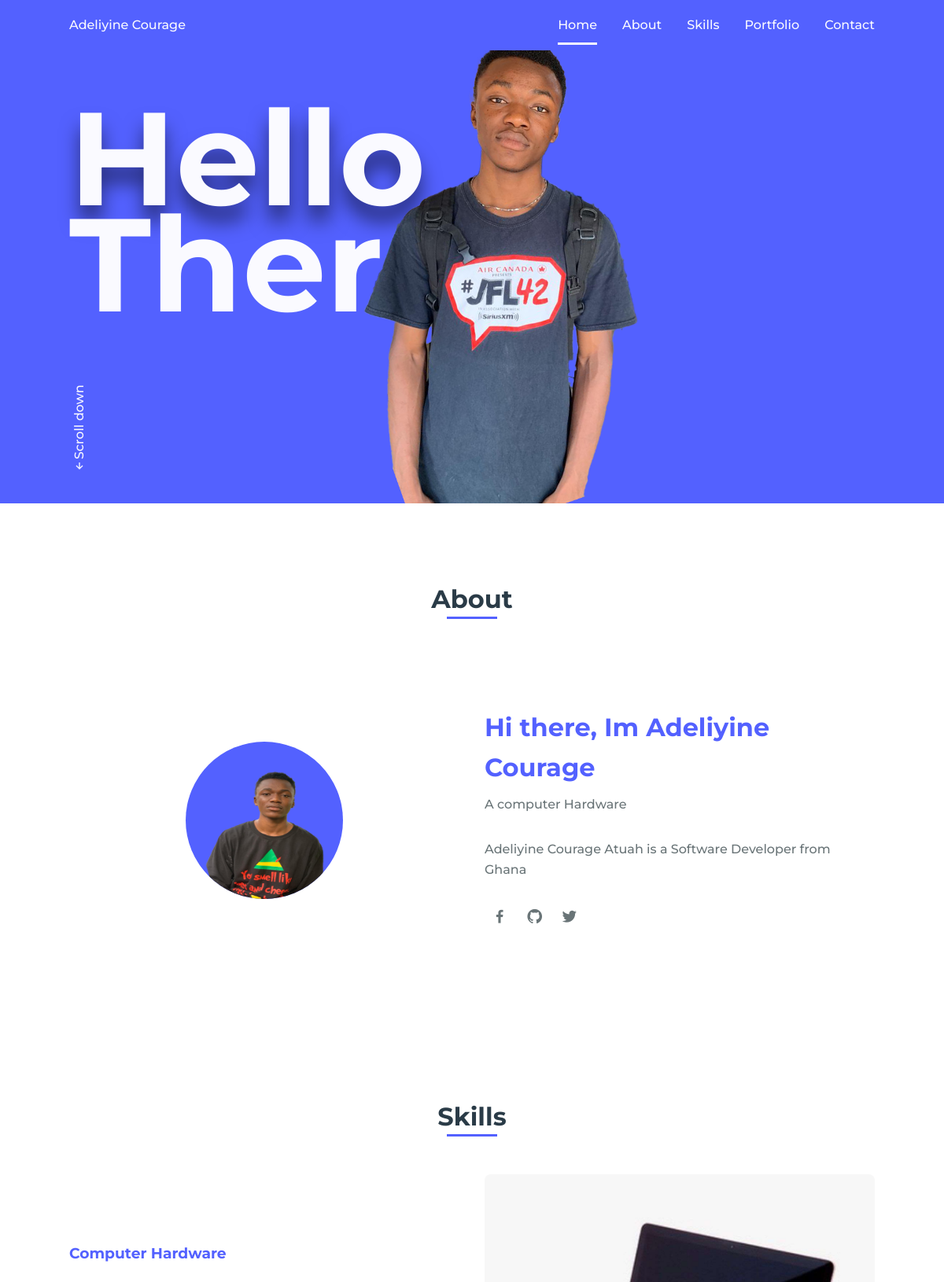
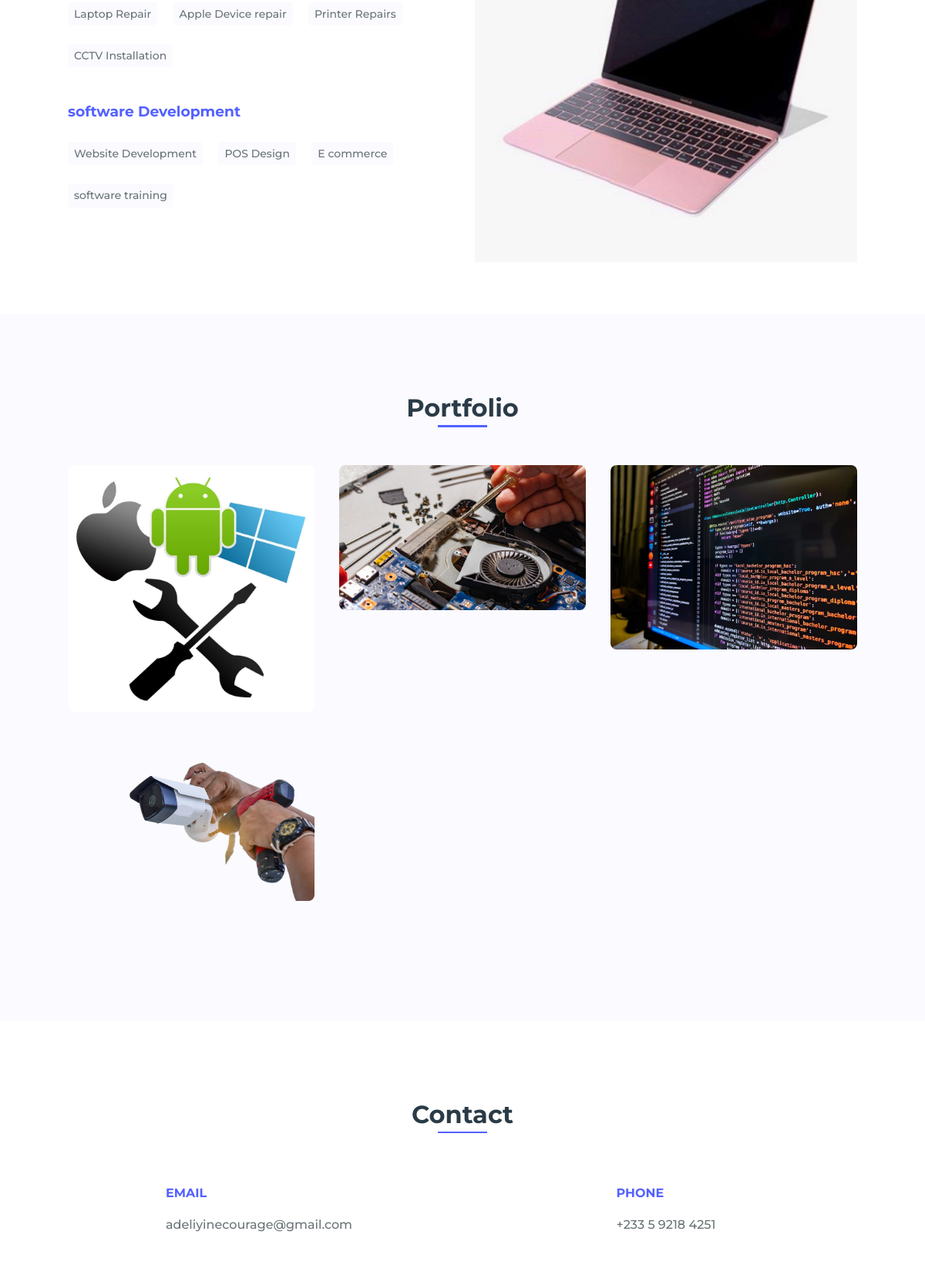
The page / (upper part) on the database its author committed (2 pictures, top to bottom).
### john/models.py (models this page shows, shortened)
class Home(models.Model):
    name = models.CharField(max_length=20)
    greetings_1 = models.CharField(max_length=5)
    greetings_2 = models.CharField(max_length=5)
    picture = models.ImageField(upload_to='picture/')
    updated = models.DateTimeField(auto_now=True)

class About(models.Model):
    heading = models.CharField(max_length=50)
    career = models.CharField(max_length=20)
    description = models.TextField(blank=False)
    profile_img = models.ImageField(upload_to='profile/')
    updated = models.DateTimeField(auto_now=True)

class Profile(models.Model):
    about = models.ForeignKey(About,
                                on_delete=models.CASCADE)
    social_name = models.CharField(max_length=10)
    link = models.URLField(max_length=200)

class Category(models.Model):
    name = models.CharField(max_length=20)
    updated = models.DateTimeField(auto_now=True)
    class Meta:
        verbose_name = 'Skill'
        verbose_name_plural = 'Skills'

class Skills(models.Model):
    category = models.ForeignKey(Category,
                                on_delete=models.CASCADE)
    skill_name = models.CharField(max_length=20)

class Portfolio(models.Model):
    image = models.ImageField(upload_to='portfolio/')
    link = models.URLField(max_length=200)

### john/views.py (the view)
# urls.py: path('', views.index, name='index')
def index(request):
    home = Home.objects.latest('updated')
    about = About.objects.latest('updated')
    profiles = Profile.objects.filter(about=about)
    categories = Category.objects.all()
    portfolios = Portfolio.objects.all()
    context = {
        'home': home,
        'about': about,
        'profiles': profiles,
        'categories': categories,
        'portfolios': portfolios
    }
    return render(request, 'index.html', context)

### john/templates/index.html (shortened to what this page needs)
{% load static %}
<!DOCTYPE html>
    <html lang="en">
    <head>
        <link rel="stylesheet" href="{% static 'assets/css/styles.css' %}">
        <link href='https://cdn.jsdelivr.net/npm/boxicons@2.0.5/css/boxicons.min.css' rel='stylesheet'>
    </head>
    <body>
        <header class="l-header">
            <nav class="nav bd-grid">
                <div>
                    <a href="#" class="nav__logo">{{ home.name }}</a>
                </div>
                <div class="nav__menu" id="nav-menu">
                    <ul class="nav__list">
                        <li class="nav__item"><a href="#home" class="nav__link active">Home</a></li>
                        <li class="nav__item"><a href="#about" class="nav__link">About</a></li>
                        <li class="nav__item"><a href="#skills" class="nav__link">Skills</a></li>
                        <li class="nav__item"><a href="#portfolio" class="nav__link">Portfolio</a></li>
                        <li class="nav__item"><a href="#contact" class="nav__link">Contact</a></li>
                    </ul>
                </div>
            </nav>
        </header>
        <main class="l-main">
            <section class="home" id="home">
                <div class="home__container bd-grid">
                    <h1 class="home__title"><span>{{ home.greetings_1 }}</span><br>{{ home.greetings_2 }}.</h1>
                    <div class="home__scroll">
                        <a href="#about" class="home__scroll-link"><i class='bx bx-up-arrow-alt' ></i>Scroll down</a>
                    </div>
                    <img src="{{ home.picture.url }}" alt="" class="home__img">
                </div>
            </section>
            <section class="about section" id="about">
                <h2 class="section-title">About</h2>
                <div class="about__container bd-grid">
                    <div class="about__img">
                        <img src="{{ about.profile_img.url }}" alt="">
                    </div>
                    <div>
                        <h2 class="about__subtitle">{{ about.heading }}</h2>
                        <span class="about__profession">{{ about.career }}</span>
                        <p class="about__text">{{ about.description }}</p>
                        <div class="about__social">
                            {% for profile in about.profile_set.all %}
                                <a href="{{ profile.link }}" class="about__social-icon">
                                    <i class='bx bxl-{{ profile.social_name }}' ></i>
                                </a>
                            {% endfor %}
                        </div>
                    </div>
                </div>
            </section>
            <section class="skills section" id="skills">
                <h2 class="section-title">Skills</h2>
                <div class="skills__container bd-grid">
                    <div class="skills__box">
                        {% for category in categories %}
                        <h3 class="skills__subtitle">{{category.name}}</h3>
                            {% for skills in category.skills_set.all %}
                                <span class="skills__name">{{skills.skill_name}}</span>
                            {% endfor %}
                        {% endfor %}
                    </div>
                    <div class="skills__img">
                        <img src="{% static 'assets/img/skill.jpg' %}" alt="">
                    </div>
                </div>
            </section>
            <section class="portfolio section" id="portfolio">
                <h2 class="section-title">Portfolio</h2>
                <div class="portfolio__container bd-grid">
                    {% for portfolio in portfolios %}
                    <div class="portfolio__img">
                        <img src="{{ portfolio.image.url }}" alt="">
                    </div>
                    {% endfor %}
                </div>
            </section>
            <section class="contact section" id="contact">
                <h2 class="section-title">Contact</h2>
                <div class="contact__container bd-grid">
                    <div class="contact__info">
                        <h3 class="contact__subtitle">EMAIL</h3>
                        <span class="contact__text">adeliyinecourage@gmail.com</span>
                    </div>
                    <div class="contact__info">
                        <h3 class="contact__subtitle">PHONE</h3>
                        <span class="contact__text">+233 5 9218 4251</span>
                    </div>
                </div>
            </section>
        </main>
    </body>
</html>

### rows shown on the page
Home: name "Adeliyine Courage", greetings_1 "Hello", greetings_2 "There", picture (picture)
About: profile_img (picture), heading "Hi there, Im Adeliyine Courage", career "A computer Hardware", description "Adeliyine Courage Atuah is a Software Developer from Ghana"
Category: name "Computer Hardware"
Skills: skill_name "Laptop Repair"
Skills: skill_name "Apple Device repair"
Skills: skill_name "Printer Repairs"
Skills: skill_name "CCTV Installation"
Category: name "software Development"
Skills: skill_name "Website Development"
Skills: skill_name "POS Design"
Skills: skill_name "E commerce"
Skills: skill_name "software training"
Portfolio: image (picture)
Portfolio: image (picture)
Portfolio: image (picture)
Portfolio: image (picture)
